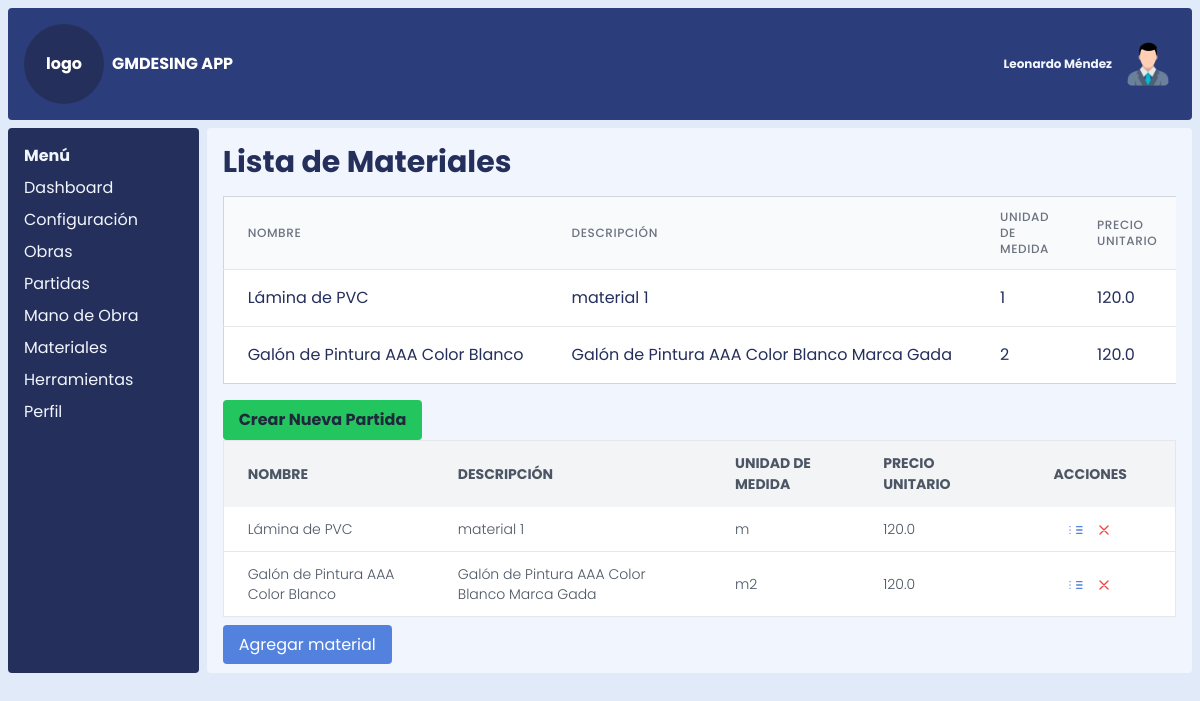
/materiales, run on the app's committed database.
### models.py (models this page shows)
class Material(db.Model):
    __tablename__ = 'material'
    id_material = db.Column(db.Integer, primary_key=True)
    nombre_material = db.Column(db.String(100), nullable=False)
    descripcion_material = db.Column(db.Text)
    unidad_medida_id = db.Column(
        db.Integer,
        db.ForeignKey('unidad_medida.id_unidad_medida', name='fk_material_unidad_medida'),
        nullable=False
    )
    precio_unitario = db.Column(db.Float)
    fecha_registro = db.Column(db.Date)
    unidad_medida = db.relationship('UnidadMedida', backref='materiales')
    partidas_materiales = db.relationship('PartidasMateriales', backref='material')

class UnidadMedida(db.Model):
    __tablename__ = 'unidad_medida'
    id_unidad_medida = db.Column(db.Integer, primary_key=True)
    nombre_unidad_medida = db.Column(db.String(100), nullable=False)

### app.py (the view)
@app.route('/materiales')
def listar_materiales():
    materiales_lista = Material.query.all()
    headers = ['Nombre', 'Descripción', 'Unidad de Medida', 'Precio Unitario']
    return render_template('listar_materiales.html',headers=headers, materiales_lista=materiales_lista, datos=datos)

### templates/listar_materiales.html (shortened to what this page needs)
{% extends 'index.html' %}
{% import 'componentes/tabla.html' as macros %}
{% block content %}
    <h1 class="text-3xl font-bold mb-4">Lista de Materiales</h1>
    {% if materiales_lista %}
        {% set rows = [] %}
        {% for material in materiales_lista %}
            {% set row = (material.nombre_material, material.descripcion_material or "Sin descripción", material.unidad_medida_id or "Sin Und", material.precio_unitario  or "Sin precio", ) %}
            {% set action = {
                'ver': url_for('ver_material', id=material.id_material),
                'editar': url_for('editar_material', id_material=material.id_material),
                'eliminar': url_for('eliminar_material', id_material=material.id_material),
                'id': material.id_material,
                'nombre': material.nombre_material
            } %}
            {% set _ = rows.append((row, action)) %}
        {% endfor %}
        {{ macros.render_table(headers, rows) }}
    {% else %}
        <p class="text-gray-600">No hay materiales registradas.</p>
    {% endif %}
    <a href="{{ url_for('crear_partida') }}" class="bg-green-500 hover:bg-green-700 text-slate-800 font-bold py-2 px-4 rounded mt-4 inline-block">Crear Nueva Partida</a>
    <div class="overflow-x-auto">
        <table class="min-w-full bg-white border border-gray-200">
            <thead>
                <tr class="bg-gray-100 text-gray-600 uppercase text-sm leading-normal">
                    <th class="py-3 px-6 text-left">Nombre</th>
                    <th class="py-3 px-6 text-left">Descripción</th>
                    <th class="py-3 px-6 text-left">Unidad de Medida</th>
                    <th class="py-3 px-6 text-left">Precio Unitario</th>
                    <th class="py-3 px-12 text-center">Acciones</th>
                </tr>
            </thead>
            <tbody class="text-gray-600 text-sm font-light">
                {% for material in materiales_lista %}
                    <tr class="border-b border-gray-200 hover:bg-gray-100">
                        <td class="py-3 px-6">{{ material.nombre_material }}</td>
                        <td class="py-3 px-6">{{ material.descripcion_material or "Sin descripción" }}</td>
                        <td class="py-3 px-6">{{ material.unidad_medida.nombre_unidad_medida or "Sin Und" }}</td>
                        <td class="py-3 px-6">{{ material.precio_unitario or "Sin precio" }}</td>
                        <td class="py-3 px-6 text-center">
                            <a href="{{ url_for('editar_material', id_material=material.id_material) }}" class="text-blue-500 hover:text-blue-700">
                                <svg xmlns="http://www.w3.org/2000/svg" class="h-4 w-4 inline" fill="none" viewBox="0 0 24 24" stroke="currentColor">
                                    <path stroke-linecap="round" stroke-linejoin="round" stroke-width="2" d="M13 7h8M13 12h8m-8 5h8M3 7h.01M3 12h.01M3 17h.01" />
                                </svg>
                            </a>
                            <a href="{{ url_for('eliminar_material', id_material=material.id_material) }}" class="text-red-500 hover:text-red-700 ml-2">
                                <svg xmlns="http://www.w3.org/2000/svg" class="h-4 w-4 inline" fill="none" viewBox="0 0 24 24" stroke="currentColor">
                                    <path stroke-linecap="round" stroke-linejoin="round" stroke-width="2" d="M6 18L18 6M6 6l12 12" />
                                </svg>
                            </a>
                        </td>
                    </tr>
                {% endfor %}
            </tbody>
        </table>
    </div>
    <div class="mt-4">
        <a href="{{ url_for('crear_material') }}" class="bg-blue-500 text-white px-4 py-2 rounded hover:bg-blue-600">Agregar material</a>
    </div>
{% endblock %}

### templates/componentes/tabla.html (shortened to what this page needs)
{% macro render_table(headers, rows) %}
<div class="overflow-x-auto">
    <table class="min-w-full divide-y divide-gray-200 border border-gray-300">
        <thead class="bg-gray-50">
            <tr>
                {% for header in headers %}
                <th scope="col" class="px-6 py-3 text-left text-xs font-medium text-gray-500 uppercase tracking-wider">
                    {{ header }}
                </th>
                {% endfor %}
            </tr>
        </thead>
        <tbody class="bg-white divide-y divide-gray-200">
            {% for row, action in rows %}
            <tr>
                {% for item in row %}
                <td class="px-6 py-4 whitespace-nowrap">{{ item }}</td>
                {% endfor %}
            </tr>
            {% endfor %}
        </tbody>
    </table>
</div>
{% endmacro %}

### static/css/styles.css (style rules this page uses)
html, :host { line-height: 1.5; -webkit-text-size-adjust: 100%; -moz-tab-size: 4; -o-tab-size: 4; tab-size: 4; font-family: Poppins, sans-serif; font-feature-settings: normal; font-variation-settings: normal; -webkit-tap-highlight-color: transparent; }
body { margin: 0; line-height: inherit; }
h1, h2, h3, h4, h5, h6 { font-size: inherit; font-weight: inherit; }
a { color: inherit; text-decoration: inherit; }
table { text-indent: 0; border-color: inherit; border-collapse: collapse; }
blockquote, dl, dd, h1, h2, h3, h4, h5, h6, hr, figure, p, pre { margin: 0; }
img, svg, video, canvas, audio, iframe, embed, object { display: block; vertical-align: middle; }
.base { --tw-bg-opacity: 1; background-color: rgb(224 234 249 / var(--tw-bg-opacity, 1)); }
.mb-4 { margin-bottom: 1rem; }
.ml-2 { margin-left: 0.5rem; }
.mt-4 { margin-top: 1rem; }
.inline-block { display: inline-block; }
.inline { display: inline; }
.grid { display: grid; }
.h-4 { height: 1rem; }
.h-\[100vh\] { height: 100vh; }
.w-4 { width: 1rem; }
.min-w-full { min-width: 100%; }
.grid-cols-12 { grid-template-columns: repeat(12, minmax(0, 1fr)); }
.gap-2 { gap: 0.5rem; }
.divide-y > :not([hidden]) ~ :not([hidden]) { --tw-divide-y-reverse: 0; border-top-width: calc(1px * calc(1 - var(--tw-divide-y-reverse))); border-bottom-width: calc(1px * var(--tw-divide-y-reverse)); }
.divide-gray-200 > :not([hidden]) ~ :not([hidden]) { --tw-divide-opacity: 1; border-color: rgb(229 231 235 / var(--tw-divide-opacity, 1)); }
.overflow-x-auto { overflow-x: auto; }
.whitespace-nowrap { white-space: nowrap; }
.rounded { border-radius: 0.25rem; }
.border { border-width: 1px; }
.border-b { border-bottom-width: 1px; }
.border-gray-200 { --tw-border-opacity: 1; border-color: rgb(229 231 235 / var(--tw-border-opacity, 1)); }
.border-gray-300 { --tw-border-opacity: 1; border-color: rgb(209 213 219 / var(--tw-border-opacity, 1)); }
.bg-blue-500 { --tw-bg-opacity: 1; background-color: rgb(83 130 222 / var(--tw-bg-opacity, 1)); }
.bg-gray-100 { --tw-bg-opacity: 1; background-color: rgb(243 244 246 / var(--tw-bg-opacity, 1)); }
.bg-gray-50 { --tw-bg-opacity: 1; background-color: rgb(249 250 251 / var(--tw-bg-opacity, 1)); }
.bg-green-500 { --tw-bg-opacity: 1; background-color: rgb(34 197 94 / var(--tw-bg-opacity, 1)); }
.bg-white { --tw-bg-opacity: 1; background-color: rgb(255 255 255 / var(--tw-bg-opacity, 1)); }
.p-2 { padding: 0.5rem; }
.px-12 { padding-left: 3rem; padding-right: 3rem; }
.px-4 { padding-left: 1rem; padding-right: 1rem; }
.px-6 { padding-left: 1.5rem; padding-right: 1.5rem; }
.py-2 { padding-top: 0.5rem; padding-bottom: 0.5rem; }
.py-3 { padding-top: 0.75rem; padding-bottom: 0.75rem; }
.py-4 { padding-top: 1rem; padding-bottom: 1rem; }
.text-left { text-align: left; }
.text-center { text-align: center; }
.text-3xl { font-size: 1.875rem; line-height: 2.25rem; }
.text-sm { font-size: 0.875rem; line-height: 1.25rem; }
.text-xs { font-size: 0.75rem; line-height: 1rem; }
.font-bold { font-weight: 700; }
.font-light { font-weight: 300; }
.font-medium { font-weight: 500; }
.uppercase { text-transform: uppercase; }
.leading-normal { line-height: 1.5; }
.tracking-wider { letter-spacing: 0.05em; }
.text-blue-500 { --tw-text-opacity: 1; color: rgb(83 130 222 / var(--tw-text-opacity, 1)); }
.text-gray-500 { --tw-text-opacity: 1; color: rgb(107 114 128 / var(--tw-text-opacity, 1)); }
.text-gray-600 { --tw-text-opacity: 1; color: rgb(75 85 99 / var(--tw-text-opacity, 1)); }
.text-red-500 { --tw-text-opacity: 1; color: rgb(239 68 68 / var(--tw-text-opacity, 1)); }
.text-slate-800 { --tw-text-opacity: 1; color: rgb(30 41 59 / var(--tw-text-opacity, 1)); }
.text-white { --tw-text-opacity: 1; color: rgb(255 255 255 / var(--tw-text-opacity, 1)); }

### data on the page
Material: nombre_material "Lámina de PVC", descripcion_material "material 1", precio_unitario "120.0", unidad_medida "m"
Material: nombre_material "Galón de Pintura AAA Color Blanco", descripcion_material "Galón de Pintura AAA Color Blanco Marca Gada", precio_unitario "120.0", unidad_medida "m2"

### other printed values
{{ datos.sistema }} "GMDESING APP"
{{ datos.usuario }} "Leonardo Méndez"
{{ item.name }} "Dashboard" "Configuración" "Obras" "Partidas" "Mano de Obra" "Materiales" "Herramientas" "Perfil"
{{ header }} "NOMBRE" "DESCRIPCIÓN" "UNIDAD DE MEDIDA" "PRECIO UNITARIO"
{{ item }} "1" "2"
